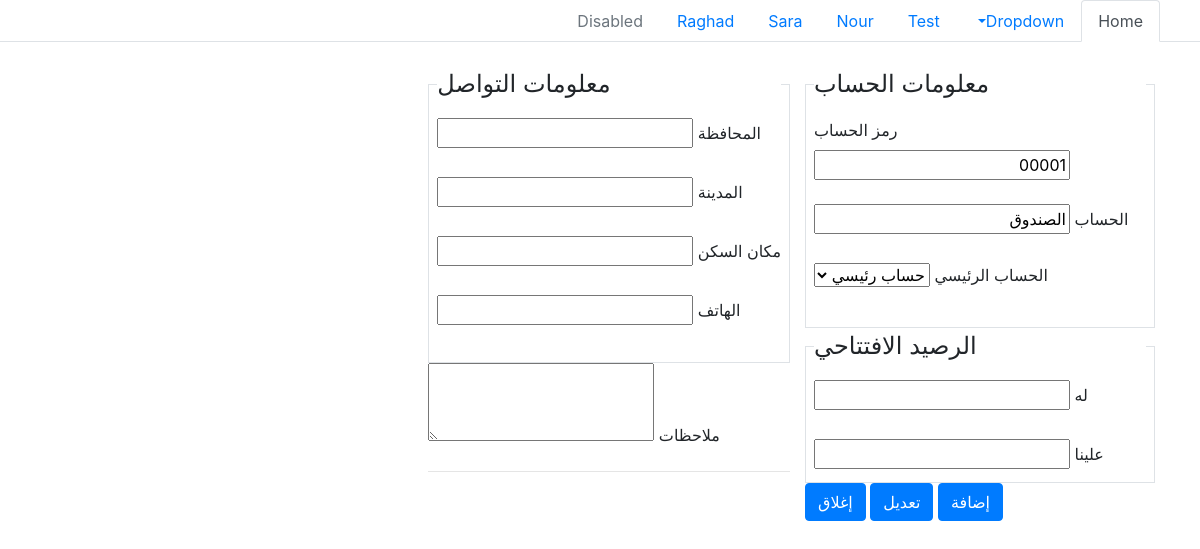
Page /account_card.php?id=1 on the earlier database version.
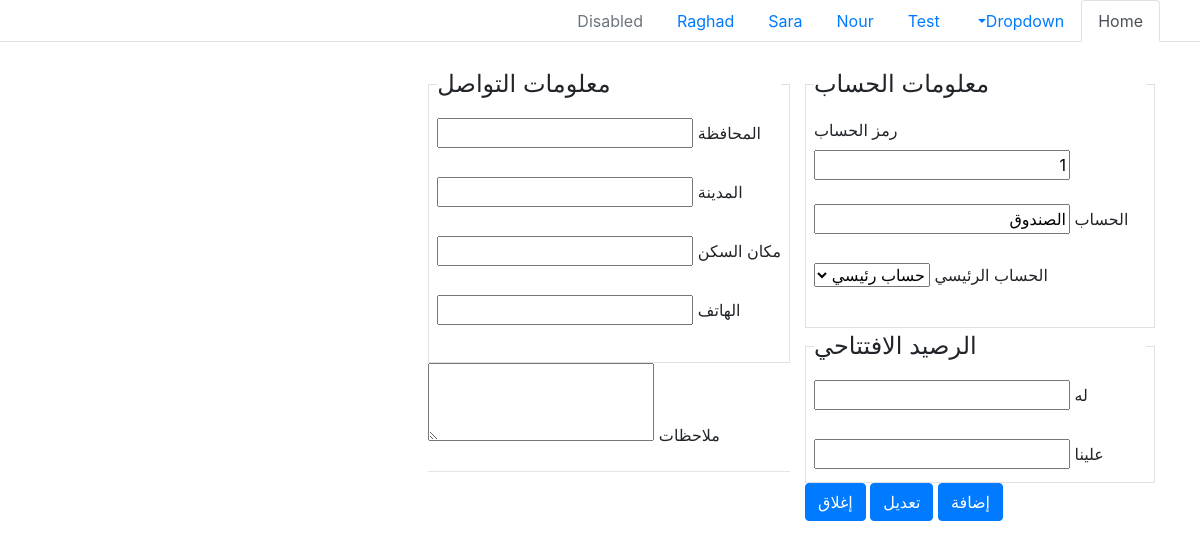
Same page on the later database version.
### tables this page shows
CREATE TABLE `accounts` (
  `id` int(11) NOT NULL AUTO_INCREMENT,
  `code` varchar(250) NOT NULL,
  `name` varchar(250) DEFAULT NULL,
  `phone` varchar(250) DEFAULT NULL,
  `email` varchar(250) DEFAULT NULL,
  `account_id` int(11) NOT NULL DEFAULT 0,
  `city` varchar(250) DEFAULT NULL,
  `state` varchar(250) DEFAULT NULL,
  `location` varchar(250) DEFAULT NULL,
  `note` varchar(250) DEFAULT NULL,
  `fund` varchar(250) NOT NULL,
  `type` varchar(250) NOT NULL,
  `created_at` timestamp NOT NULL DEFAULT current_timestamp(),
  `updated_at` timestamp NOT NULL DEFAULT current_timestamp(),
  PRIMARY KEY (`id`)
);

### sql/sql_queries.php (called while the page is built, shortened)
<?php
function select($table , $columns =' * ')
{
    $col = $columns;
    $sql="select $col  from ";
    if(!is_array($table))
          return $sql . $table;
     else
         $sql = $sql . getStrFromList($table);
     return $sql;
}
function where($column,$value,$op="=")
{
  return " where $column " . " " .$op . " '$value'";
}
function selectWhereId( $table , $id)
{
    return select( $table) . where("id", $id);
}
?>

### account_card.php (the view, shortened to what this page needs)
<?php
include('include/nav.php');
?>
<!DOCTYPE html>
<html dir="rtl" lang="ar">
<head>
    <link rel="stylesheet" href="css/bootstrap.min.css">
</head>
<body>
    <form action="" method="post">
        <div class="container">
            <?php
            $account = [];
            if (isset($_GET['id'])) {
                $select_where_id = selectWhereId('accounts', $_GET['id']);
                $select_where_exec = mysqli_query($con, $select_where_id);
                $account = mysqli_fetch_array($select_where_exec);
            }
            ?>
            <div class="row g-3">
                <div class="col-md-6 col-lg-4">
                    <br>
                    <fieldset class="border p-2">
                        <legend class="w-auto">معلومات الحساب</legend>
                        <label for="code">رمز الحساب</label>
                        <input id="code" name="code" type="text" readonly value="<?php
                                                                        if (isset($account['code'])) echo $account['code'];
                                                                        else
                                                                            echo get_auto_code($con, "accounts", "code", "" , "parent" ,'account_id', '0')  ?>">
                        <br><br>
                        <label for="name">الحساب</label>
                        <input type="text" name="name" value="<?php if (isset($account['name'])) echo $account['name'] ?>">
                        <br><br>
                        <label for="main account">الحساب الرئيسي</label>
                        <select name="account_id" id="account_id">
                            <option value="0">حساب رئيسي</option>
                        </select>
                        <br><br>
                    </fieldset>
                    <fieldset class="border p-2">
                        <legend class="w-auto">الرصيد الافتتاحي</legend>
                        <label name="credit">له</label>
                        <input type="number" name="credit"
                        value="<?php if(isset($account['fund']) && $account['fund'] > 0) echo $account['fund'] ?>">
                        <br><br>
                        <label name="debit">علينا</label>
                        <input type="number" name="debit"
                        value="<?php if(isset($account['fund']) && $account['fund'] < 0) echo  trim($account['fund'] , '-') ?>">
                    </fieldset>
                    <button type="submit" class="btn btn-primary" name="add">إضافة</button>
                    <button type="submit" class="btn btn-primary" <?php if (!isset($account['name'])) echo "hidden" ?> name="update">تعديل</button>
                    <button type="button" class="btn btn-primary" name="close">إغلاق</button>
                </div>
                <div class="md-8">
                    <br>
                    <fieldset class="border p-2">
                        <legend class="w-auto">معلومات التواصل </legend>
                        <label name="">المحافظة</label>
                        <input type="text" name="state"
                        value="<?php if(isset($account['state'])) echo $account['state'] ?>">
                        <br><br>
                        <label name="">المدينة</label>
                        <input type="text" name="city"
                        value="<?php if(isset($account['city'])) echo $account['city'] ?>">
                        <br><br>
                        <label name="">مكان السكن</label>
                        <input type="text" name="location"
                        value="<?php if(isset($account['location'])) echo $account['location'] ?>">
                        <br><br>
                        <label name="">الهاتف</label>
                        <input type="text" name="phone"
                        value="<?php if(isset($account['phone'])) echo $account['phone'] ?>">
                        <br><br>
                    </fieldset>
                    <label name="">ملاحظات</label>
                    <textarea rows="3" type="text" name="note"><?php if(isset($account['note'])) echo $account['note'] ?></textarea>
                    <hr>
                </div>
            </div>
        </div>
    </form>
</body>
</html>

### include/css.php
<link rel="stylesheet" href="../css/bootstrap.min.css">
<link rel="stylesheet" href="../css/jquery_ui.min.css">
<link rel="stylesheet" href="../css/style.css">

### include/nav.php (shortened to what this page needs)
<?php
    include('css.php');
    include('sql/sql_queries.php');
?>
<ul id='nav' class="nav nav-tabs">
  <li class="nav-item">
    <a class="nav-link active" href="index.php">Home</a>
  </li>
  <li class="nav-item dropdown">
    <a class="nav-link dropdown-toggle" data-toggle="dropdown" href="#" role="button" aria-haspopup="true" aria-expanded="false">Dropdown</a>
  </li>
  <li class="nav-item">
    <a class="nav-link" href="test_index.php">Test</a>
  </li>
  <li class="nav-item">
    <a class="nav-link" href="test_noor.php">Nour</a>
  </li>
  <li class="nav-item">
    <a class="nav-link" href="test_sara.php">Sara</a>
  </li>
  <li class="nav-item">
    <a class="nav-link" href="test_rgd.php">Raghad</a>
  </li>
  <li class="nav-item">
    <a class="nav-link disabled" href="#">Disabled</a>
  </li>
</ul>

### css/style.css (style rules this page uses)
* { direction: rtl; }

Differences in the rows shown:
changed accounts "الصندوق": code "00001" → "1"
